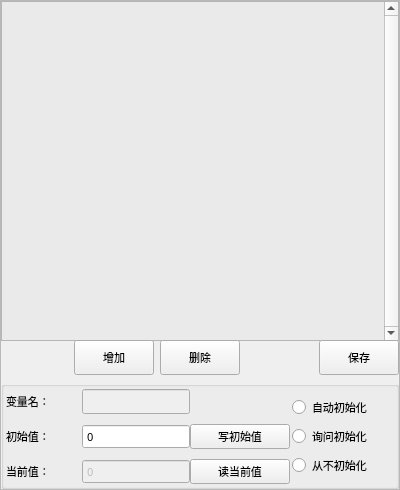
<?xml version="1.0" encoding="UTF-8"?>
<ui version="4.0">
 <class>FormVarInit</class>
 <widget class="QWidget" name="FormVarInit">
  <property name="geometry">
   <rect>
    <x>0</x>
    <y>0</y>
    <width>400</width>
    <height>490</height>
   </rect>
  </property>
  <property name="minimumSize">
   <size>
    <width>400</width>
    <height>490</height>
   </size>
  </property>
  <property name="maximumSize">
   <size>
    <width>800</width>
    <height>981</height>
   </size>
  </property>
  <property name="font">
   <font>
    <family>微软雅黑</family>
    <pointsize>8</pointsize>
    <weight>50</weight>
    <italic>false</italic>
    <bold>false</bold>
   </font>
  </property>
  <property name="windowTitle">
   <string>Form</string>
  </property>
  <property name="styleSheet">
   <string notr="true"/>
  </property>
  <layout class="QGridLayout" name="gridLayout_4">
   <property name="margin">
    <number>0</number>
   </property>
   <property name="spacing">
    <number>0</number>
   </property>
   <item row="0" column="0">
    <widget class="QFrame" name="frameVar">
     <property name="minimumSize">
      <size>
       <width>400</width>
       <height>407</height>
      </size>
     </property>
     <property name="font">
      <font>
       <family>微软雅黑</family>
       <pointsize>8</pointsize>
       <weight>50</weight>
       <italic>false</italic>
       <bold>false</bold>
      </font>
     </property>
     <property name="frameShape">
      <enum>QFrame::StyledPanel</enum>
     </property>
     <property name="frameShadow">
      <enum>QFrame::Raised</enum>
     </property>
     <property name="IsMainArea" stdset="0">
      <bool>true</bool>
     </property>
     <layout class="QGridLayout" name="gridLayout_3">
      <property name="margin">
       <number>0</number>
      </property>
      <property name="spacing">
       <number>6</number>
      </property>
      <item row="1" column="0">
       <widget class="QGroupBox" name="groupBox">
        <property name="title">
         <string/>
        </property>
        <layout class="QGridLayout" name="gridLayout_2">
         <property name="horizontalSpacing">
          <number>0</number>
         </property>
         <property name="verticalSpacing">
          <number>2</number>
         </property>
         <property name="margin">
          <number>0</number>
         </property>
         <item row="0" column="0">
          <layout class="QHBoxLayout" name="horizontalLayout_2">
           <property name="margin">
            <number>2</number>
           </property>
           <item>
            <layout class="QGridLayout" name="gridLayout">
             <property name="verticalSpacing">
              <number>10</number>
             </property>
             <item row="0" column="0">
              <widget class="QLabel" name="labelName">
               <property name="sizePolicy">
                <sizepolicy hsizetype="Expanding" vsizetype="Fixed">
                 <horstretch>0</horstretch>
                 <verstretch>0</verstretch>
                </sizepolicy>
               </property>
               <property name="minimumSize">
                <size>
                 <width>75</width>
                 <height>25</height>
                </size>
               </property>
               <property name="maximumSize">
                <size>
                 <width>16777215</width>
                 <height>25</height>
                </size>
               </property>
               <property name="font">
                <font>
                 <family>微软雅黑</family>
                 <pointsize>8</pointsize>
                 <weight>50</weight>
                 <bold>false</bold>
                </font>
               </property>
               <property name="styleSheet">
                <string notr="true"/>
               </property>
               <property name="text">
                <string>变量名：</string>
               </property>
              </widget>
             </item>
             <item row="0" column="1">
              <widget class="xLineEdit" name="lineEditVarName">
               <property name="enabled">
                <bool>false</bool>
               </property>
               <property name="minimumSize">
                <size>
                 <width>100</width>
                 <height>25</height>
                </size>
               </property>
               <property name="maximumSize">
                <size>
                 <width>200</width>
                 <height>25</height>
                </size>
               </property>
               <property name="font">
                <font>
                 <family>微软雅黑</family>
                 <pointsize>8</pointsize>
                 <weight>50</weight>
                 <bold>false</bold>
                </font>
               </property>
               <property name="styleSheet">
                <string notr="true"/>
               </property>
              </widget>
             </item>
             <item row="1" column="0">
              <widget class="QLabel" name="labelVarInitValue">
               <property name="sizePolicy">
                <sizepolicy hsizetype="Expanding" vsizetype="Fixed">
                 <horstretch>0</horstretch>
                 <verstretch>0</verstretch>
                </sizepolicy>
               </property>
               <property name="minimumSize">
                <size>
                 <width>75</width>
                 <height>25</height>
                </size>
               </property>
               <property name="maximumSize">
                <size>
                 <width>16777215</width>
                 <height>25</height>
                </size>
               </property>
               <property name="font">
                <font>
                 <family>微软雅黑</family>
                 <pointsize>8</pointsize>
                 <weight>50</weight>
                 <bold>false</bold>
                </font>
               </property>
               <property name="styleSheet">
                <string notr="true"/>
               </property>
               <property name="text">
                <string>初始值：</string>
               </property>
              </widget>
             </item>
             <item row="1" column="1">
              <widget class="xDoubleSpinBox" name="dSBoxVarValue">
               <property name="minimumSize">
                <size>
                 <width>100</width>
                 <height>25</height>
                </size>
               </property>
               <property name="maximumSize">
                <size>
                 <width>200</width>
                 <height>25</height>
                </size>
               </property>
               <property name="font">
                <font>
                 <family>微软雅黑</family>
                 <pointsize>8</pointsize>
                 <weight>50</weight>
                 <bold>false</bold>
                </font>
               </property>
               <property name="styleSheet">
                <string notr="true"/>
               </property>
               <property name="buttonSymbols">
                <enum>QAbstractSpinBox::NoButtons</enum>
               </property>
               <property name="decimals">
                <number>0</number>
               </property>
               <property name="maximum">
                <double>2147483647.000000000000000</double>
               </property>
              </widget>
             </item>
             <item row="1" column="2">
              <widget class="QPushButton" name="BtnWrite">
               <property name="sizePolicy">
                <sizepolicy hsizetype="Preferred" vsizetype="Fixed">
                 <horstretch>0</horstretch>
                 <verstretch>0</verstretch>
                </sizepolicy>
               </property>
               <property name="minimumSize">
                <size>
                 <width>100</width>
                 <height>25</height>
                </size>
               </property>
               <property name="maximumSize">
                <size>
                 <width>150</width>
                 <height>25</height>
                </size>
               </property>
               <property name="font">
                <font>
                 <family>微软雅黑</family>
                 <pointsize>8</pointsize>
                 <weight>50</weight>
                 <bold>false</bold>
                </font>
               </property>
               <property name="styleSheet">
                <string notr="true"/>
               </property>
               <property name="text">
                <string>写初始值</string>
               </property>
              </widget>
             </item>
             <item row="2" column="0">
              <widget class="QLabel" name="labelVarCurValue">
               <property name="sizePolicy">
                <sizepolicy hsizetype="Expanding" vsizetype="Fixed">
                 <horstretch>0</horstretch>
                 <verstretch>0</verstretch>
                </sizepolicy>
               </property>
               <property name="minimumSize">
                <size>
                 <width>75</width>
                 <height>25</height>
                </size>
               </property>
               <property name="maximumSize">
                <size>
                 <width>16777215</width>
                 <height>25</height>
                </size>
               </property>
               <property name="font">
                <font>
                 <family>微软雅黑</family>
                 <pointsize>8</pointsize>
                 <weight>50</weight>
                 <bold>false</bold>
                </font>
               </property>
               <property name="styleSheet">
                <string notr="true"/>
               </property>
               <property name="text">
                <string>当前值：</string>
               </property>
              </widget>
             </item>
             <item row="2" column="1">
              <widget class="xDoubleSpinBox" name="dSBoxCurValue">
               <property name="enabled">
                <bool>false</bool>
               </property>
               <property name="minimumSize">
                <size>
                 <width>100</width>
                 <height>25</height>
                </size>
               </property>
               <property name="maximumSize">
                <size>
                 <width>200</width>
                 <height>25</height>
                </size>
               </property>
               <property name="font">
                <font>
                 <family>微软雅黑</family>
                 <pointsize>8</pointsize>
                 <weight>50</weight>
                 <bold>false</bold>
                </font>
               </property>
               <property name="styleSheet">
                <string notr="true"/>
               </property>
               <property name="readOnly">
                <bool>true</bool>
               </property>
               <property name="buttonSymbols">
                <enum>QAbstractSpinBox::NoButtons</enum>
               </property>
               <property name="decimals">
                <number>0</number>
               </property>
               <property name="maximum">
                <double>2147483647.000000000000000</double>
               </property>
              </widget>
             </item>
             <item row="2" column="2">
              <widget class="QPushButton" name="BtnRead">
               <property name="sizePolicy">
                <sizepolicy hsizetype="Preferred" vsizetype="Fixed">
                 <horstretch>0</horstretch>
                 <verstretch>0</verstretch>
                </sizepolicy>
               </property>
               <property name="minimumSize">
                <size>
                 <width>100</width>
                 <height>25</height>
                </size>
               </property>
               <property name="maximumSize">
                <size>
                 <width>150</width>
                 <height>25</height>
                </size>
               </property>
               <property name="font">
                <font>
                 <family>微软雅黑</family>
                 <pointsize>8</pointsize>
                 <weight>50</weight>
                 <bold>false</bold>
                </font>
               </property>
               <property name="styleSheet">
                <string notr="true"/>
               </property>
               <property name="text">
                <string>读当前值</string>
               </property>
              </widget>
             </item>
            </layout>
           </item>
           <item>
            <layout class="QVBoxLayout" name="verticalLayout_4">
             <property name="margin">
              <number>2</number>
             </property>
             <item>
              <widget class="QRadioButton" name="radioButtonAuto">
               <property name="sizePolicy">
                <sizepolicy hsizetype="Preferred" vsizetype="Fixed">
                 <horstretch>0</horstretch>
                 <verstretch>0</verstretch>
                </sizepolicy>
               </property>
               <property name="minimumSize">
                <size>
                 <width>100</width>
                 <height>25</height>
                </size>
               </property>
               <property name="maximumSize">
                <size>
                 <width>200</width>
                 <height>25</height>
                </size>
               </property>
               <property name="font">
                <font>
                 <family>微软雅黑</family>
                 <pointsize>8</pointsize>
                 <weight>50</weight>
                 <bold>false</bold>
                </font>
               </property>
               <property name="styleSheet">
                <string notr="true"/>
               </property>
               <property name="text">
                <string>自动初始化</string>
               </property>
              </widget>
             </item>
             <item>
              <widget class="QRadioButton" name="radioButtonInquire">
               <property name="sizePolicy">
                <sizepolicy hsizetype="Preferred" vsizetype="Fixed">
                 <horstretch>0</horstretch>
                 <verstretch>0</verstretch>
                </sizepolicy>
               </property>
               <property name="minimumSize">
                <size>
                 <width>100</width>
                 <height>25</height>
                </size>
               </property>
               <property name="maximumSize">
                <size>
                 <width>200</width>
                 <height>25</height>
                </size>
               </property>
               <property name="font">
                <font>
                 <family>微软雅黑</family>
                 <pointsize>8</pointsize>
                 <weight>50</weight>
                 <bold>false</bold>
                </font>
               </property>
               <property name="styleSheet">
                <string notr="true"/>
               </property>
               <property name="text">
                <string>询问初始化</string>
               </property>
              </widget>
             </item>
             <item>
              <widget class="QRadioButton" name="radioButtonNever">
               <property name="sizePolicy">
                <sizepolicy hsizetype="Preferred" vsizetype="Fixed">
                 <horstretch>0</horstretch>
                 <verstretch>0</verstretch>
                </sizepolicy>
               </property>
               <property name="minimumSize">
                <size>
                 <width>100</width>
                 <height>25</height>
                </size>
               </property>
               <property name="maximumSize">
                <size>
                 <width>200</width>
                 <height>25</height>
                </size>
               </property>
               <property name="font">
                <font>
                 <family>微软雅黑</family>
                 <pointsize>8</pointsize>
                 <weight>50</weight>
                 <bold>false</bold>
                </font>
               </property>
               <property name="styleSheet">
                <string notr="true"/>
               </property>
               <property name="text">
                <string>从不初始化</string>
               </property>
              </widget>
             </item>
            </layout>
           </item>
          </layout>
         </item>
        </layout>
       </widget>
      </item>
      <item row="0" column="0">
       <layout class="QVBoxLayout" name="verticalLayout">
        <item>
         <widget class="QTableView" name="tableViewVar">
          <property name="minimumSize">
           <size>
            <width>390</width>
            <height>340</height>
           </size>
          </property>
          <property name="maximumSize">
           <size>
            <width>16777215</width>
            <height>16777215</height>
           </size>
          </property>
          <property name="font">
           <font>
            <family>微软雅黑</family>
            <pointsize>8</pointsize>
            <weight>50</weight>
            <italic>false</italic>
            <bold>false</bold>
           </font>
          </property>
          <property name="focusPolicy">
           <enum>Qt::NoFocus</enum>
          </property>
          <property name="styleSheet">
           <string notr="true">QTableView
{
	selection-background-color: rgb(64, 168, 255);
	background-color: rgb(234, 234, 234);
	alternate-background-color: rgb(255, 255, 191);
	gridline-color: rgb(168, 180, 168);
}
</string>
          </property>
          <property name="frameShadow">
           <enum>QFrame::Plain</enum>
          </property>
          <property name="verticalScrollBarPolicy">
           <enum>Qt::ScrollBarAlwaysOn</enum>
          </property>
          <property name="horizontalScrollBarPolicy">
           <enum>Qt::ScrollBarAlwaysOff</enum>
          </property>
          <property name="autoScroll">
           <bool>false</bool>
          </property>
          <property name="autoScrollMargin">
           <number>20</number>
          </property>
          <property name="editTriggers">
           <set>QAbstractItemView::NoEditTriggers</set>
          </property>
          <property name="tabKeyNavigation">
           <bool>false</bool>
          </property>
          <property name="showDropIndicator" stdset="0">
           <bool>false</bool>
          </property>
          <property name="dragDropOverwriteMode">
           <bool>false</bool>
          </property>
          <property name="alternatingRowColors">
           <bool>true</bool>
          </property>
          <property name="selectionMode">
           <enum>QAbstractItemView::SingleSelection</enum>
          </property>
          <property name="selectionBehavior">
           <enum>QAbstractItemView::SelectRows</enum>
          </property>
          <property name="iconSize">
           <size>
            <width>32</width>
            <height>32</height>
           </size>
          </property>
          <property name="verticalScrollMode">
           <enum>QAbstractItemView::ScrollPerPixel</enum>
          </property>
          <property name="horizontalScrollMode">
           <enum>QAbstractItemView::ScrollPerPixel</enum>
          </property>
          <property name="wordWrap">
           <bool>false</bool>
          </property>
          <property name="cornerButtonEnabled">
           <bool>false</bool>
          </property>
          <attribute name="horizontalHeaderVisible">
           <bool>false</bool>
          </attribute>
          <attribute name="horizontalHeaderDefaultSectionSize">
           <number>100</number>
          </attribute>
          <attribute name="horizontalHeaderHighlightSections">
           <bool>false</bool>
          </attribute>
          <attribute name="horizontalHeaderMinimumSectionSize">
           <number>40</number>
          </attribute>
          <attribute name="horizontalHeaderShowSortIndicator" stdset="0">
           <bool>false</bool>
          </attribute>
          <attribute name="horizontalHeaderStretchLastSection">
           <bool>false</bool>
          </attribute>
          <attribute name="verticalHeaderVisible">
           <bool>false</bool>
          </attribute>
          <attribute name="verticalHeaderDefaultSectionSize">
           <number>50</number>
          </attribute>
          <attribute name="verticalHeaderHighlightSections">
           <bool>true</bool>
          </attribute>
          <attribute name="verticalHeaderMinimumSectionSize">
           <number>50</number>
          </attribute>
         </widget>
        </item>
        <item>
         <layout class="QHBoxLayout" name="horizontalLayout">
          <item>
           <spacer name="horizontalSpacer_2">
            <property name="orientation">
             <enum>Qt::Horizontal</enum>
            </property>
            <property name="sizeHint" stdset="0">
             <size>
              <width>40</width>
              <height>20</height>
             </size>
            </property>
           </spacer>
          </item>
          <item>
           <widget class="QPushButton" name="BtnAdd">
            <property name="minimumSize">
             <size>
              <width>75</width>
              <height>35</height>
             </size>
            </property>
            <property name="maximumSize">
             <size>
              <width>150</width>
              <height>70</height>
             </size>
            </property>
            <property name="font">
             <font>
              <family>微软雅黑</family>
              <pointsize>8</pointsize>
              <weight>50</weight>
              <italic>false</italic>
              <bold>false</bold>
             </font>
            </property>
            <property name="text">
             <string>增加</string>
            </property>
            <property name="icon">
             <iconset resource="../xPad.qrc">
              <normaloff>:/img/32X32/Add.png</normaloff>:/img/32X32/Add.png</iconset>
            </property>
            <property name="iconSize">
             <size>
              <width>32</width>
              <height>32</height>
             </size>
            </property>
           </widget>
          </item>
          <item>
           <widget class="QPushButton" name="BtnDel">
            <property name="minimumSize">
             <size>
              <width>75</width>
              <height>35</height>
             </size>
            </property>
            <property name="maximumSize">
             <size>
              <width>150</width>
              <height>70</height>
             </size>
            </property>
            <property name="font">
             <font>
              <family>微软雅黑</family>
              <pointsize>8</pointsize>
              <weight>50</weight>
              <italic>false</italic>
              <bold>false</bold>
             </font>
            </property>
            <property name="text">
             <string>删除</string>
            </property>
            <property name="icon">
             <iconset resource="../xPad.qrc">
              <normaloff>:/img/32X32/Delete.png</normaloff>:/img/32X32/Delete.png</iconset>
            </property>
            <property name="iconSize">
             <size>
              <width>32</width>
              <height>32</height>
             </size>
            </property>
           </widget>
          </item>
          <item>
           <spacer name="horizontalSpacer">
            <property name="orientation">
             <enum>Qt::Horizontal</enum>
            </property>
            <property name="sizeHint" stdset="0">
             <size>
              <width>40</width>
              <height>20</height>
             </size>
            </property>
           </spacer>
          </item>
          <item>
           <widget class="QPushButton" name="BtnSave">
            <property name="minimumSize">
             <size>
              <width>75</width>
              <height>35</height>
             </size>
            </property>
            <property name="maximumSize">
             <size>
              <width>150</width>
              <height>70</height>
             </size>
            </property>
            <property name="font">
             <font>
              <family>微软雅黑</family>
              <pointsize>8</pointsize>
              <weight>50</weight>
              <italic>false</italic>
              <bold>false</bold>
             </font>
            </property>
            <property name="text">
             <string>保存</string>
            </property>
            <property name="icon">
             <iconset resource="../xPad.qrc">
              <normaloff>:/img/32X32/Save.png</normaloff>:/img/32X32/Save.png</iconset>
            </property>
            <property name="iconSize">
             <size>
              <width>32</width>
              <height>32</height>
             </size>
            </property>
           </widget>
          </item>
         </layout>
        </item>
       </layout>
      </item>
     </layout>
    </widget>
   </item>
  </layout>
 </widget>
 <customwidgets>
  <customwidget>
   <class>xDoubleSpinBox</class>
   <extends>QDoubleSpinBox</extends>
   <header>xdoublespinbox.h</header>
   <slots>
    <signal>clicked()</signal>
   </slots>
  </customwidget>
  <customwidget>
   <class>xLineEdit</class>
   <extends>QLineEdit</extends>
   <header>xlineedit.h</header>
   <slots>
    <signal>clicked()</signal>
   </slots>
  </customwidget>
 </customwidgets>
 <resources>
  <include location="../xPad.qrc"/>
 </resources>
 <connections>
  <connection>
   <sender>BtnSave</sender>
   <signal>clicked()</signal>
   <receiver>FormVarInit</receiver>
   <slot>SaveVarSlot()</slot>
   <hints>
    <hint type="sourcelabel">
     <x>599</x>
     <y>373</y>
    </hint>
    <hint type="destinationlabel">
     <x>399</x>
     <y>203</y>
    </hint>
   </hints>
  </connection>
  <connection>
   <sender>BtnDel</sender>
   <signal>clicked()</signal>
   <receiver>FormVarInit</receiver>
   <slot>delVar()</slot>
   <hints>
    <hint type="sourcelabel">
     <x>317</x>
     <y>373</y>
    </hint>
    <hint type="destinationlabel">
     <x>399</x>
     <y>203</y>
    </hint>
   </hints>
  </connection>
  <connection>
   <sender>BtnAdd</sender>
   <signal>clicked()</signal>
   <receiver>FormVarInit</receiver>
   <slot>addVar()</slot>
   <hints>
    <hint type="sourcelabel">
     <x>267</x>
     <y>373</y>
    </hint>
    <hint type="destinationlabel">
     <x>399</x>
     <y>203</y>
    </hint>
   </hints>
  </connection>
  <connection>
   <sender>BtnWrite</sender>
   <signal>clicked()</signal>
   <receiver>FormVarInit</receiver>
   <slot>WriteVarInit()</slot>
   <hints>
    <hint type="sourcelabel">
     <x>414</x>
     <y>919</y>
    </hint>
    <hint type="destinationlabel">
     <x>399</x>
     <y>540</y>
    </hint>
   </hints>
  </connection>
  <connection>
   <sender>BtnRead</sender>
   <signal>clicked()</signal>
   <receiver>FormVarInit</receiver>
   <slot>ReadVar()</slot>
   <hints>
    <hint type="sourcelabel">
     <x>414</x>
     <y>969</y>
    </hint>
    <hint type="destinationlabel">
     <x>399</x>
     <y>540</y>
    </hint>
   </hints>
  </connection>
  <connection>
   <sender>dSBoxVarValue</sender>
   <signal>valueChanged(double)</signal>
   <receiver>FormVarInit</receiver>
   <slot>dsBoxValueChanged(double)</slot>
   <hints>
    <hint type="sourcelabel">
     <x>253</x>
     <y>919</y>
    </hint>
    <hint type="destinationlabel">
     <x>399</x>
     <y>540</y>
    </hint>
   </hints>
  </connection>
  <connection>
   <sender>lineEditVarName</sender>
   <signal>clicked()</signal>
   <receiver>FormVarInit</receiver>
   <slot>selectVar()</slot>
   <hints>
    <hint type="sourcelabel">
     <x>255</x>
     <y>871</y>
    </hint>
    <hint type="destinationlabel">
     <x>399</x>
     <y>540</y>
    </hint>
   </hints>
  </connection>
  <connection>
   <sender>dSBoxVarValue</sender>
   <signal>clicked()</signal>
   <receiver>FormVarInit</receiver>
   <slot>selectValue()</slot>
   <hints>
    <hint type="sourcelabel">
     <x>253</x>
     <y>919</y>
    </hint>
    <hint type="destinationlabel">
     <x>399</x>
     <y>540</y>
    </hint>
   </hints>
  </connection>
 </connections>
 <slots>
  <slot>selectVar()</slot>
  <slot>selectValue()</slot>
  <slot>SelectItemInfo()</slot>
  <slot>addVar()</slot>
  <slot>delVar()</slot>
  <slot>cBoxStateChanged(int)</slot>
  <slot>SaveVarSlot()</slot>
  <slot>dsBoxValueChanged(double)</slot>
  <slot>WriteVarInit()</slot>
  <slot>ReadVar()</slot>
 </slots>
</ui>
